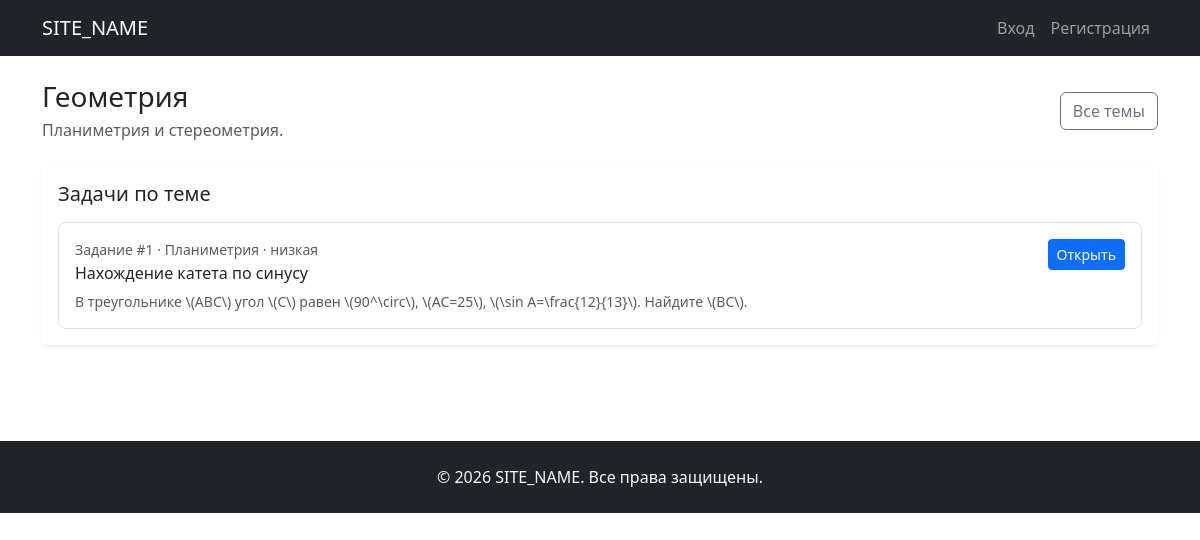
The app's page /topic.php?slug=geometry with its own data.
### tables this page shows
CREATE TABLE `ege_topics` (
  `id` int(11) NOT NULL,
  `slug` varchar(120) NOT NULL,
  `title` varchar(255) NOT NULL,
  `short_description` text DEFAULT NULL,
  `icon` varchar(20) DEFAULT NULL,
  `sort_order` int(11) NOT NULL DEFAULT 0,
  `is_active` tinyint(1) NOT NULL DEFAULT 1,
  `created_at` timestamp NULL DEFAULT current_timestamp()
);

CREATE TABLE `ege_questions` (
  `id` int(11) NOT NULL,
  `task_type_id` int(11) NOT NULL,
  `topic_id` int(11) DEFAULT NULL,
  `subtopic_id` int(11) DEFAULT NULL,
  `title` varchar(255) NOT NULL,
  `body_html` longtext NOT NULL,
  `solution_html` longtext DEFAULT NULL,
  `marking_scheme_html` longtext DEFAULT NULL,
  `answer_text` varchar(255) DEFAULT NULL,
  `answer_type` enum('short','full') NOT NULL DEFAULT 'short',
  `max_score` tinyint(4) NOT NULL DEFAULT 1,
  `difficulty` enum('низкая','повышенная','высокая') NOT NULL DEFAULT 'низкая',
  `source` varchar(255) DEFAULT NULL,
  `source_name` varchar(255) DEFAULT NULL,
  `source_year` int(11) DEFAULT NULL,
  `source_month` varchar(50) DEFAULT NULL,
  `source_period` enum('demo','march','april','may','june','reserve','early','main','teacher','training','other') DEFAULT NULL,
  `source_variant_code` varchar(100) DEFAULT NULL,
  `source_task_number` int(11) DEFAULT NULL,
  `source_url` varchar(500) DEFAULT NULL,
  `source_external_id` varchar(100) DEFAULT NULL,
  `auto_check_enabled` tinyint(1) NOT NULL DEFAULT 1,
  `created_by` int(11) DEFAULT NULL,
  `is_published` tinyint(1) NOT NULL DEFAULT 1,
  `checked` tinyint(1) NOT NULL DEFAULT 0,
  `created_at` timestamp NULL DEFAULT current_timestamp(),
  `updated_at` timestamp NULL DEFAULT current_timestamp() ON UPDATE current_timestamp()
);

CREATE TABLE `ege_task_types` (
  `id` int(11) NOT NULL,
  `task_number` int(11) NOT NULL,
  `part_number` tinyint(4) NOT NULL DEFAULT 1,
  `title` varchar(255) NOT NULL,
  `difficulty_level` varchar(30) NOT NULL DEFAULT 'низкая',
  `answer_format` varchar(30) NOT NULL DEFAULT 'Краткий',
  `max_score` tinyint(4) NOT NULL DEFAULT 1,
  `content_area` varchar(255) DEFAULT NULL,
  `short_description` text DEFAULT NULL,
  `sort_order` int(11) NOT NULL DEFAULT 0,
  `is_active` tinyint(1) NOT NULL DEFAULT 1,
  `created_at` timestamp NULL DEFAULT current_timestamp()
);

### includes/functions.php (called while the page is built, shortened)
<?php
function e($value) {
	return htmlspecialchars((string)$value, ENT_QUOTES, 'UTF-8');
}

### topic.php (the view, shortened to what this page needs)
<?php
require_once __DIR__ . '/includes/functions.php';
require_once __DIR__ . '/authentication/auth.php';
$slug = trim((string)($_GET['slug'] ?? ''));
$id = isset($_GET['id']) ? (int)$_GET['id'] : 0;
$topic = null;
$questions = [];
try {
    if ($slug !== '') {
        $stmt = $mysqli->prepare("SELECT * FROM ege_topics WHERE slug = ? AND is_active = 1 LIMIT 1");
        $stmt->bind_param('s', $slug);
    } else {
        $stmt = $mysqli->prepare("SELECT * FROM ege_topics WHERE id = ? AND is_active = 1 LIMIT 1");
        $stmt->bind_param('i', $id);
    }
    $stmt->execute();
    $topic = $stmt->get_result()->fetch_assoc();
    if ($topic) {
        $stmtQuestions = $mysqli->prepare("
            SELECT
                q.*,
                tt.task_number,
                tt.title AS task_title
            FROM ege_questions q
            JOIN ege_task_types tt ON tt.id = q.task_type_id
            WHERE q.topic_id = ?
              AND q.is_published = 1
            ORDER BY tt.task_number ASC, q.id DESC
        ");
        $topicId = (int)$topic['id'];
        $stmtQuestions->bind_param('i', $topicId);
        $stmtQuestions->execute();
        $result = $stmtQuestions->get_result();
        while ($row = $result->fetch_assoc()) {
            $questions[] = $row;
        }
    }
} catch (Throwable $exception) {
    $errorMessage = 'Не удалось загрузить тему.';
}
require_once __DIR__ . '/includes/header.php';
?>
<div class="d-flex justify-content-between align-items-center mb-4 flex-wrap gap-2">
    <div>
        <h1 class="h3 mb-1"><?= e($topic['title']) ?></h1>
        <?php if (!empty($topic['short_description'])): ?>
            <p class="text-muted mb-0"><?= e($topic['short_description']) ?></p>
        <?php endif; ?>
    </div>
    <a class="btn btn-outline-secondary" href="/topics.php">Все темы</a>
</div>
<div class="card border-0 shadow-sm mb-4">
    <div class="card-body">
        <h2 class="h5 mb-3">Задачи по теме</h2>
        <?php if (empty($questions)): ?>
            <div class="alert alert-info mb-0">По этой теме пока нет опубликованных задач.</div>
        <?php else: ?>
            <div class="vstack gap-3">
                <?php foreach ($questions as $question): ?>
                    <article class="border rounded-3 p-3">
                        <div class="d-flex justify-content-between align-items-start gap-3 flex-wrap">
                            <div>
                                <div class="text-muted small mb-1">
                                    Задание #<?= e($question['task_number']) ?> · <?= e($question['task_title']) ?> · <?= e($question['difficulty']) ?>
                                </div>
                                <h3 class="h6 mb-2"><?= e($question['title']) ?></h3>
                                <div class="text-muted small"><?= mb_substr(strip_tags((string)$question['body_html']), 0, 180) ?><?= mb_strlen(strip_tags((string)$question['body_html'])) > 180 ? '...' : '' ?></div>
                            </div>
                            <a class="btn btn-sm btn-primary" href="/question.php?id=<?= (int)$question['id'] ?>">Открыть</a>
                        </div>
                    </article>
                <?php endforeach; ?>
            </div>
        <?php endif; ?>
    </div>
</div>
<?php require_once __DIR__ . '/includes/footer.php'; ?>

### records on screen
ege_topics: title "Геометрия", short_description "Планиметрия и стереометрия."
ege_questions: task_type.task_number "1", task_type.title "Планиметрия", difficulty "низкая", title "Нахождение катета по синусу", body_html "В треугольнике \\(ABC\\) угол \\(C\\) равен \\(90^\\circ\\), \\(AC=25\\), \\(\\sin A=\\frac{12}{13}\\). Найдите \\(BC\\)."

### other values on screen
SITE_NAME "SITE_NAME"
